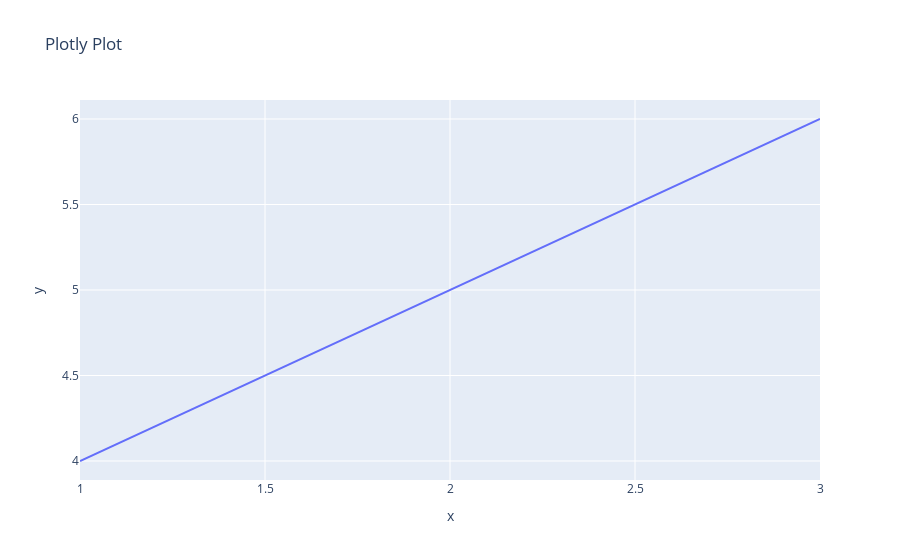

The cell this chart's notebook holds for it:
### Markdown cell above
2. Plotly:

### Code cell
import plotly.express as px

fig = px.line(x=[1, 2, 3], y=[4, 5, 6], title="Plotly Plot")
fig.show()

### Figure 1 — Plotly figure (JSON) as saved in the notebook; plotly's stock layout.template omitted (floating-point values rounded to 4 significant figures)
{"data": [{"hovertemplate": "x=%{x}<br>y=%{y}<extra></extra>", "legendgroup": "", "line": {"color": "#636efa", "dash": "solid"}, "marker": {"symbol": "circle"}, "mode": "lines", "name": "", "orientation": "v", "showlegend": false, "type": "scatter", "x": [1, 2, 3], "xaxis": "x", "y": [4, 5, 6], "yaxis": "y"}], "layout": {"legend": {"tracegroupgap": 0}, "title": {"text": "Plotly Plot"}, "xaxis": {"anchor": "y", "domain": [0, 1], "title": {"text": "x"}}, "yaxis": {"anchor": "x", "domain": [0, 1], "title": {"text": "y"}}}}
